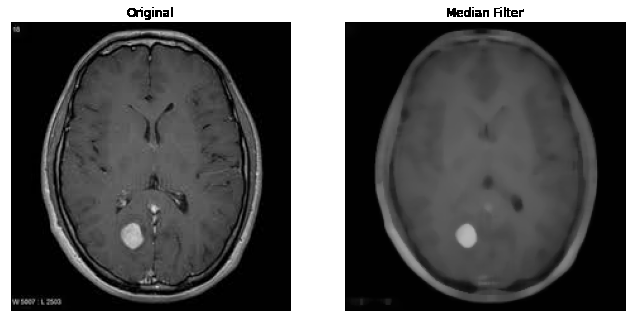
#> input picture bt9.jpeg, 631 x 321 px
$ python k_means_without_skull.py
#> lines starting #> are read from the running program, lines starting #| are printed output that depends on the picture; after the words box and inside, x2 and y2 are one past the last pixel; in counts of white or black regions, pixels touching at a corner belong together
# -*- coding: utf-8 -*-
"""k_means_without_skull.ipynb

Automatically generated by Colaboratory.

Original file is located at
    https://colab.research.google.com/drive/1YuMO03g1WANijtsWiU2JgAjnH7L6iLSa
"""

# pre-processing(de-noising)

# Commented out IPython magic to ensure Python compatibility.
import cv2
import numpy as np
import matplotlib.pyplot as plt
from PIL import Image, ImageFilter
# %matplotlib inline

img=cv2.imread("bt9.jpeg")
#> img is the input picture: shape (321, 631, 3); min 0, max 255, mean 87.4

from google.colab.patches import cv2_imshow

"""Median Filtering"""

figure_size = 9
img1 = cv2.medianBlur(img, figure_size)
plt.figure(figsize=(11,6))
plt.subplot(121), plt.imshow(img, cmap='gray'),plt.title('Original')
plt.xticks([]), plt.yticks([])
plt.subplot(122), plt.imshow(img1, cmap='gray'),plt.title('Median Filter')
plt.xticks([]), plt.yticks([])
plt.show()
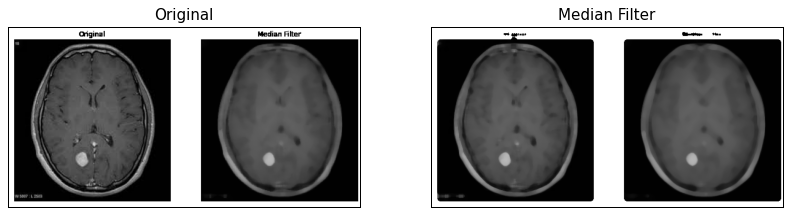
#> figure drawn by matplotlib, 2 panels

"""In this case, we do not require the usage of filtering. So, we are only considering the original image that is un filtered."""

cv2_imshow(img)

"""Skull Removal"""

gray          = cv2.cvtColor(img,cv2.COLOR_BGR2GRAY)
#Threshold the image to binary using Otsu's method
ret, thresh = cv2.threshold(gray,0,255,cv2.THRESH_OTSU)
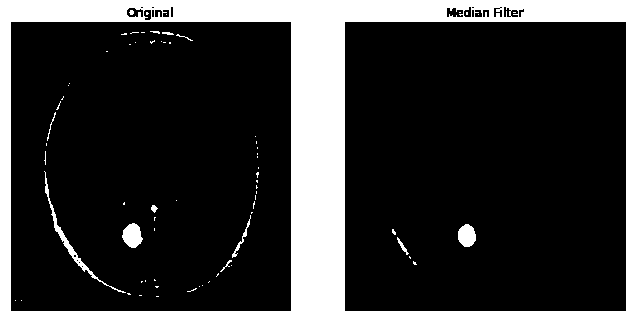
#> thresh: shape (321, 631); 20.5% white; 70 white regions (59 under 20 px), largest, box (x1, y1, x2, y2) and area: (0, 0, 631, 321) 39742, (44, 171, 126, 293) 507, (122, 223, 143, 248) 367
#> ret = 148
ret, markers = cv2.connectedComponents(thresh)
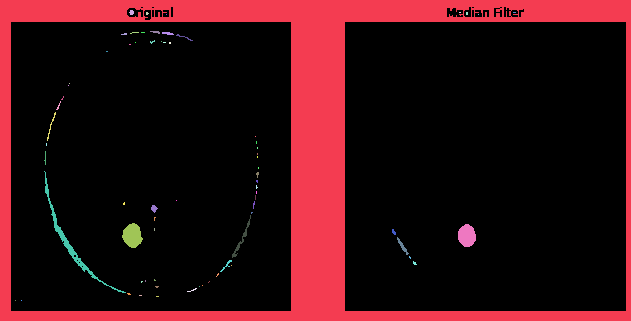
#> markers: shape (321, 631) int32; 71 distinct labels, from 0 to 70; one colour per label, 0 black
#> ret = 71

#Get the area taken by each component. Ignore label 0 since this is the background.
marker_area = [np.sum(markers==m) for m in range(np.max(markers)) if m!=0]
#> marker_area = 69 values, max 39742 at index 0, min 1 at index 6, mean 602
#Get label of largest component by area
largest_component = np.argmax(marker_area)+1 #Add 1 since we dropped zero above
#> largest_component = 1
#Get pixels which correspond to the brain
brain_mask = markers==largest_component
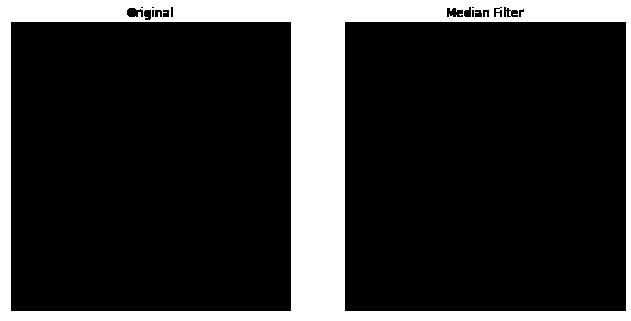
#> brain_mask: shape (321, 631) bool; 19.6% white; 1 white region, box (x1, y1, x2, y2) and area: (0, 0, 631, 321) 39742

img2 = img.copy()
#In a copy of the original image, clear those pixels that don't correspond to the brain
img2[brain_mask==False] = (0,0,0)
cv2_imshow(img2)

"""K-means"""

# reshape the image to a 2D array of pixels and 3 color values (RGB)
pixel_values = img2.reshape((-1, 3))
# convert to float
pixel_values = np.float32(pixel_values)

print(pixel_values.shape)
#| (202551, 3)

# define stopping criteria
criteria = (cv2.TERM_CRITERIA_EPS + cv2.TERM_CRITERIA_MAX_ITER, 100, 0.2)

# number of clusters (K)
k = 5
_, labels, (centers) = cv2.kmeans(pixel_values, k, None, criteria, 10, cv2.KMEANS_RANDOM_CENTERS)
#> centers = [[0, 0, 0], [0, 0, 0], [0, 0, 0], [0, 0, 0], [255, 255, 255]]

# convert back to 8 bit values
centers = np.uint8(centers)
# flatten the labels array
labels = labels.flatten()

# convert all pixels to the color of the centroids
segmented_image = centers[labels.flatten()]

# reshape back to the original image dimension
segmented_image = segmented_image.reshape(img2.shape)
# show the image
plt.imshow(segmented_image)
plt.show()

# disable only the cluster number 2 (turn the pixel into black)
masked_image = np.copy(img2)
# convert to the shape of a vector of pixel values
masked_image = masked_image.reshape((-1, 3))
# color (i.e cluster) to disable
cluster = 2
masked_image[labels == cluster] = [0, 0, 0]
# convert back to original shape
masked_image = masked_image.reshape(img2.shape)
# show the image
plt.imshow(masked_image)
plt.show()

"""Thresholding"""

ret,thresh1 = cv2.threshold(masked_image,127,255,cv2.THRESH_BINARY)
ret,thresh2 = cv2.threshold(masked_image,127,255,cv2.THRESH_BINARY_INV)
ret,thresh3 = cv2.threshold(img,127,255,cv2.THRESH_TRUNC)
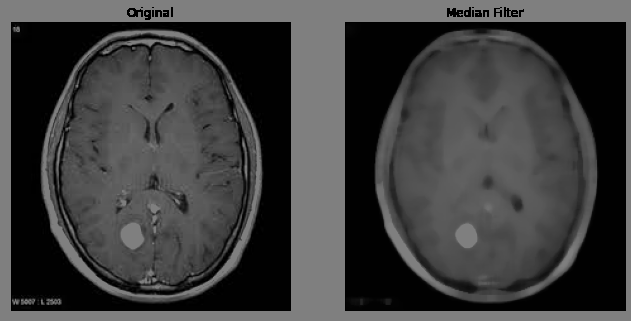
#> thresh3: shape (321, 631, 3); min 0, max 127, mean 61.8
ret,thresh4 = cv2.threshold(img,127,255,cv2.THRESH_TOZERO)
ret,thresh5 = cv2.threshold(img,127,255,cv2.THRESH_TOZERO_INV)
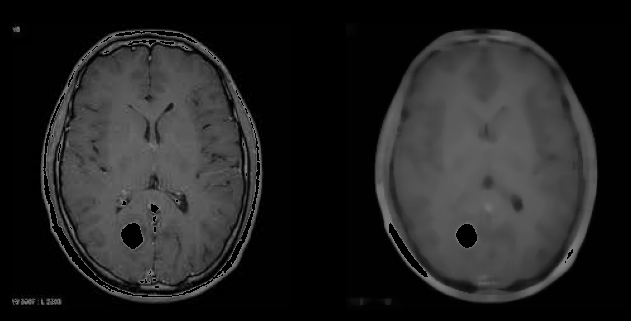
#> thresh5: shape (321, 631, 3); min 0, max 127, mean 34.8
titles = ['Original Image','BINARY','BINARY_INV','TRUNC','TOZERO','TOZERO_INV']
images = [img, thresh1, thresh2, thresh3, thresh4, thresh5]
for i in range(6):
    plt.subplot(2,3,i+1),plt.imshow(images[i],'gray',vmin=0,vmax=255)
    plt.title(titles[i])
    plt.xticks([]),plt.yticks([])
plt.show()

cv2_imshow(thresh1)

cv2_imshow(thresh2)

"""Morphological operations(erosion)"""

kernel = np.ones((5,5),np.uint8)
erosion = cv2.erode(thresh1,kernel,iterations = 1)
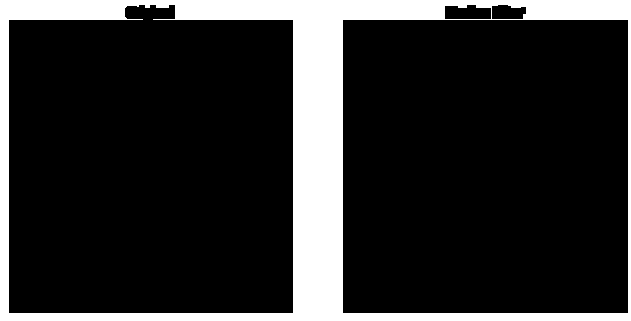
#> erosion: shape (321, 631, 3); 16.9% white; 1 white region, box (x1, y1, x2, y2) and area: (0, 0, 631, 321) 34229
cv2_imshow(erosion)

"""Dilation"""

dilation = cv2.dilate(thresh2,kernel,iterations = 1)
cv2_imshow(dilation)
